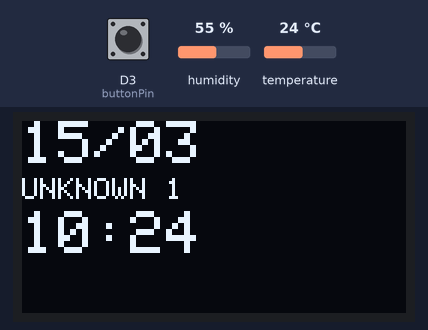
A sketch run on a simulated ESP8266 (Wemos D1 mini). Shown: 128×64 one-colour display. The inputs (shaded band) are chosen by the test bench; at power-on: D3 (buttonPin) HIGH, humidity 55 %, temperature 24 °C. WiFi joins after 1.5 s; servers stay silent unless stated; the local clock reads 2024-03-15 10:24:30 at power-on unless the sketch sets it; what the sketch prints to the serial monitor is not drawn.

Above: at 4.0 s.
4.1 s: D3 (buttonPin) pulled LOW for 0.15 s
At 4.6 s:
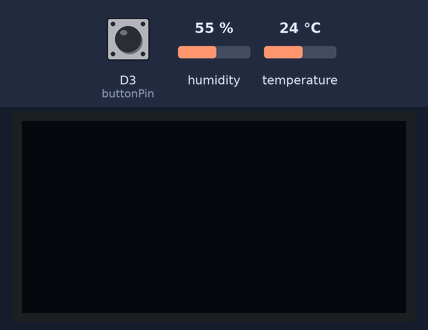
5.7 s: D3 (buttonPin) pulled LOW for 1 s
At 7.0 s:
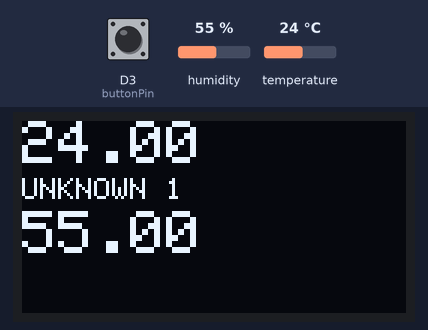
8.2 s: D3 (buttonPin) pulled LOW for 3.2 s
At 8.9 s:
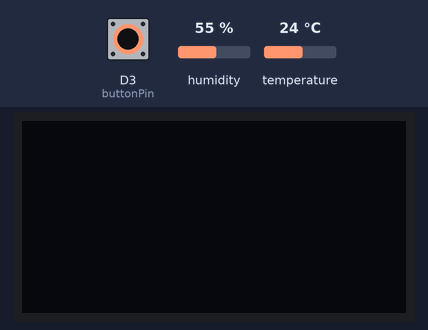
12.9 s: D3 (buttonPin) pulsed LOW 2 times (0.12 s each, 0.3 s apart)
At 13.9 s:
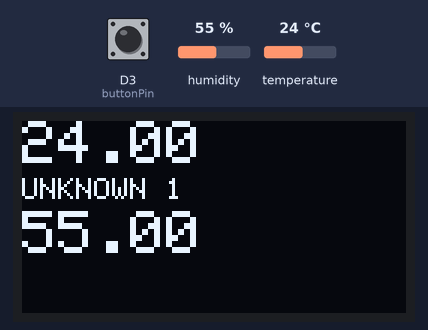
Timing chart, 0 to 15.9 s (numbered marks = the images above; inputs shaded):
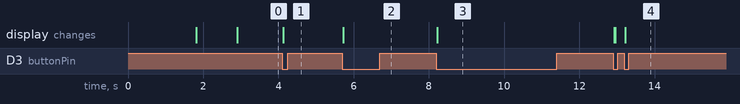

Measured:
- after the input at 4.1 s, the display: changes at once (image 1)
- after the input at 5.7 s, the display: changes at once (image 2)
- after the input at 8.2 s, the display: changes at once (image 3)
- after the input at 12.9 s, the display: changes at once (image 4)

The sketch:

Wemos_D1_mini_DHT22_a_LCD_a_NTP_01.ino
```cpp
#include "DHT.h"

#include <SPI.h>
#include <Wire.h>
#include <Adafruit_GFX.h>
#include <Adafruit_SSD1306.h>
#include <TimeLib.h>
#include <NtpClientLib.h>
#include <ESP8266WiFi.h>
#include <BlynkSimpleEsp8266.h>

char auth[] = "";

// MAC addresses of WEMOS D1 Mini boards @home
#define MAC_LOZNICE "60:01:94:14:E2:EC"
#define MAC_OBYVAK "A0:20:A6:07:56:B5"
#define MAC_DECAK "5C:CF:7F:34:46:A5"

// WiFI AP configuration
//#define YOUR_WIFI_SSID "Tieto Any Device"
//#define YOUR_WIFI_PASSWD "3aIM:DX6j:4KqD"

#define YOUR_WIFI_SSID ""
#define YOUR_WIFI_PASSWD ""


// DHT shield configuration
#define DHTPIN D4     // what pin we're connected to
#define DHTTYPE DHT22   // DHT 22  (AM2302)
DHT dht(DHTPIN, DHTTYPE);

// OLED shield configuration
#define OLED_RESET 0  // GPIO0
Adafruit_SSD1306 display(OLED_RESET);

// Button shield configuration
const byte buttonPin = D3;
unsigned long lastDebounceTime = 0;  // the time the button state last switched
unsigned long debounceDelay = 1000;    // the state must remain the same for this many millis to register the button press

// NTP
int8_t timeZone = 1;
int8_t minutesTimeZone = 0;
bool wifiFirstConnected = false;

// App params and vars
long iterationNumber = 0;
bool lcdIsOn = true;
String location = "UNKNOWN";
int loop_delay_after_failure = 5000;
int loop_delay_after_date_time = 5000;
int loop_delay_after_th = 5000;
float temperature, humidity; // Temperature and humidity value
String date_str, time_str, timestamp;

// NTP
/*************************************************************************/
void onSTAConnected (WiFiEventStationModeConnected ipInfo) {
    Serial.printf ("Connected to %s\r\n", ipInfo.ssid.c_str ());
}

// Start NTP only after IP network is connected
void onSTAGotIP (WiFiEventStationModeGotIP ipInfo) {
    Serial.printf ("Got IP: %s\r\n", ipInfo.ip.toString ().c_str ());
    Serial.printf ("Connected: %s\r\n", WiFi.status () == WL_CONNECTED ? "yes" : "no");
    wifiFirstConnected = true;
}

// Manage network disconnection
void onSTADisconnected (WiFiEventStationModeDisconnected event_info) {
    Serial.printf ("Disconnected from SSID: %s\n", event_info.ssid.c_str ());
    Serial.printf ("Reason: %d\n", event_info.reason);
    //NTP.stop(); // NTP sync can be disabled to avoid sync errors
}

void processSyncEvent (NTPSyncEvent_t ntpEvent) {
    if (ntpEvent) {
        Serial.print ("Time Sync error: ");
        if (ntpEvent == noResponse)
            Serial.println ("NTP server not reachable");
        else if (ntpEvent == invalidAddress)
            Serial.println ("Invalid NTP server address");
    } else {
        Serial.print ("Got NTP time: ");
        Serial.println (NTP.getTimeDateString (NTP.getLastNTPSync ()));
    }
}

boolean syncEventTriggered = false; // True if a time even has been triggered
NTPSyncEvent_t ntpEvent; // Last triggered event


/*************************************************************************/
void checkButtonPressed()
{
  Serial.println("Interrupt callback called");
  if ((millis() - lastDebounceTime) > debounceDelay) {
      lcdIsOn = ! lcdIsOn;
      Serial.print("LCD On is now:"); Serial.println(lcdIsOn);
  } else {
      Serial.println("interrupt Ignored");
  }
  lastDebounceTime = millis();

 print_th();
}

/*************************************************************************/
void print_th()
{
  display.clearDisplay();

  if (lcdIsOn) {
    display.setTextSize(2);
    display.setCursor(0,0);
    display.println(temperature);

    display.setCursor(0,30);
    display.println(humidity);

    display.setCursor(0,19);
    display.setTextSize(1);
    display.print(location);  display.print(" "); display.println(iterationNumber);
  }

  display.display();

  Blynk.virtualWrite(V5, humidity);
  Blynk.virtualWrite(V6, temperature);
}

/*************************************************************************/
void print_date_time()
{
  display.clearDisplay();

  if (lcdIsOn) {
    display.setTextSize(2);
    display.setCursor(0,0);
    display.println(date_str);

    display.setCursor(0,30);
    display.println(time_str);

    display.setCursor(0,19);
    display.setTextSize(1);
    display.print(location);  display.print(" "); display.println(iterationNumber);
  }

  display.display();

  Blynk.virtualWrite(V4, timestamp);
}

/*************************************************************************/
void get_and_set_location()
{
  String mac_address = WiFi.macAddress();
  Serial.print("MAC: "); Serial.println(mac_address);
  Serial.print("Location: ");
  if (mac_address == MAC_LOZNICE) {
    Serial.println("LOZNICE");
    location = "LOZ";
  } else if (mac_address == MAC_OBYVAK) {
    Serial.println("OBYVAK");
    location = "OBYVAK";
  } else if (mac_address == MAC_DECAK) {
    Serial.println("DETSKY POKOJ");
    location = "DECAK";
  } else {
    Serial.println(" unknown due to unknown MAC address!");
  }
}

/* SETUP */

void setup()
{
  Serial.begin(115200);
  Serial.println("Serial console initialized");

  // NTP
  static WiFiEventHandler e1, e2, e3;
  WiFi.mode (WIFI_STA);
  WiFi.begin (YOUR_WIFI_SSID, YOUR_WIFI_PASSWD);

  NTP.onNTPSyncEvent ([](NTPSyncEvent_t event) {
      ntpEvent = event;
      syncEventTriggered = true;
  });
  e1 = WiFi.onStationModeGotIP (onSTAGotIP);// As soon WiFi is connected, start NTP Client
  e2 = WiFi.onStationModeDisconnected (onSTADisconnected);
  e3 = WiFi.onStationModeConnected (onSTAConnected);

  Blynk.begin(auth, YOUR_WIFI_SSID, YOUR_WIFI_PASSWD);

  get_and_set_location();
  Serial.println("Location determined");

  dht.begin();
  Serial.println("DHT initialized");

  attachInterrupt(digitalPinToInterrupt(buttonPin), checkButtonPressed, FALLING);
  Serial.println("Button interrupt attached");

  // by default, we'll generate the high voltage from the 3.3v line internally! (neat!)
  display.begin(SSD1306_SWITCHCAPVCC, 0x3C);  // initialize with the I2C addr 0x3C (for the 64x48)
  // init done
  display.clearDisplay();
  display.setTextColor(WHITE);
  display.display();
  Serial.println("Display initialized and cleared");

  pinMode(buttonPin, INPUT);

  delay(1000);
}


/* LOOP */

void loop()
{
  iterationNumber++;
  Serial.println("##############################");
  Serial.print("Iteration #");Serial.println(iterationNumber);

  if (wifiFirstConnected) {
      wifiFirstConnected = false;
      NTP.begin ("pool.ntp.org", timeZone, true, minutesTimeZone);
      NTP.setInterval (63);
  }

  if (syncEventTriggered) {
      processSyncEvent (ntpEvent);
      syncEventTriggered = false;
  }

  date_str = NTP.getDateStr().substring(0,5);
  time_str = NTP.getTimeStr().substring(0,5);
  timestamp = date_str + " - " + time_str;
  Serial.print("DATE: "); Serial.print(date_str); Serial.print(", TIME: ");  Serial.println(time_str);

  Serial.print("WiFi is "); Serial.println(WiFi.isConnected() ? "connected" : "not connected");
  Serial.print("Uptime: "); Serial.print(NTP.getUptimeString()); Serial.print(" since "); Serial.println(NTP.getTimeDateString(NTP.getFirstSync()).c_str());

  Blynk.run();

  temperature = dht.readTemperature();
  humidity = dht.readHumidity();
  if (isnan(temperature) || isnan(humidity))
  {
    Serial.println("Failed to read from DHT sensor!");
    delay(loop_delay_after_failure);
  } else {
    Serial.print("T: "); Serial.print(temperature); Serial.print(" - H: "); Serial.println(humidity);
    for (int l=1; l<=5; l++) {
        print_date_time();
        delay(loop_delay_after_date_time);
        print_th();
        delay(loop_delay_after_th);
    }
  }

}
```
